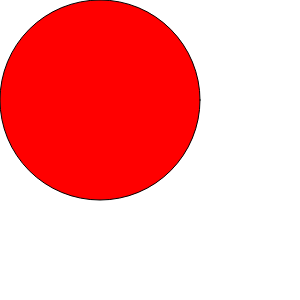
Frame 1 (no input)
Frame 60 (no input): identical to frame 1, image omitted
Frame 120 (the mouse pressed at the canvas centre since frame 60): identical to frame 1, image omitted

The p5.js sketch that drew this single still picture (run headless with seeded random() and noise() and a simulated clock; from frame 60 on, the mouse is pressed at the canvas centre):

// p5.js sketch
// ── sketch.js
let x = 100;
let y = 100;
let count = 0;
const DIAMETER = 200;

function setup() {
    createCanvas(300, 300);
}

function draw() {
    background(255);
    setFill();
    circle(x, y, DIAMETER);
    updateCircle();
}

function mouseClicked() {
    count++;
}

/**
 * Sets the fill colour of the circle according to the number 
 * of clicks.
 */
function setFill() {
    if (count % 3 === 0) {
        fill(255, 0, 0);
    } else if (count % 3 === 1) {
        fill(0, 255, 0);
    } else if (count % 3 === 2) {
        fill(0, 0, 255);
    }
}

/**
 * Moves the circle if an arrow key is pressed.
 */
function updateCircle() {
    if (keyIsPressed) {
        if (keyCode === UP_ARROW && y > DIAMETER / 2) {
            y--;
        } else if (keyCode === DOWN_ARROW && y < height - DIAMETER / 2) {
            y++;
        } else if (keyCode === LEFT_ARROW && x > DIAMETER / 2) {
            x--;
        } else if (keyCode === RIGHT_ARROW && x < width - DIAMETER / 2) {
            x++;
        }
    }
}
// ── Q5.html
<!DOCTYPE html>
<html lang="en">
  <head>
    <meta charset="utf-8" />
    <meta name="viewport" content="width=device-width, initial-scale=1.0">

    <title>PDM1 - Exam Practice Exercises - Q5 Solution</title>

    <link href="https://cdn.jsdelivr.net/npm/bootstrap@5.3.1/dist/css/bootstrap.min.css" rel="stylesheet" integrity="sha384-4bw+/aepP/YC94hEpVNVgiZdgIC5+VKNBQNGCHeKRQN+PtmoHDEXuppvnDJzQIu9" crossorigin="anonymous">
    <link rel="stylesheet" type="text/css" href="./lib/main-styles.css">
    <script src="https://cdn.jsdelivr.net/npm/bootstrap@5.3.1/dist/js/bootstrap.bundle.min.js" integrity="sha384-HwwvtgBNo3bZJJLYd8oVXjrBZt8cqVSpeBNS5n7C8IVInixGAoxmnlMuBnhbgrkm" crossorigin="anonymous"></script>
    <script src="./lib/libraries/p5.min.js"></script>
  </head>

  <body>
    <h1>Q5 Solution</h1>
    <script src="sketch.js"></script>
  </body>
</html>
